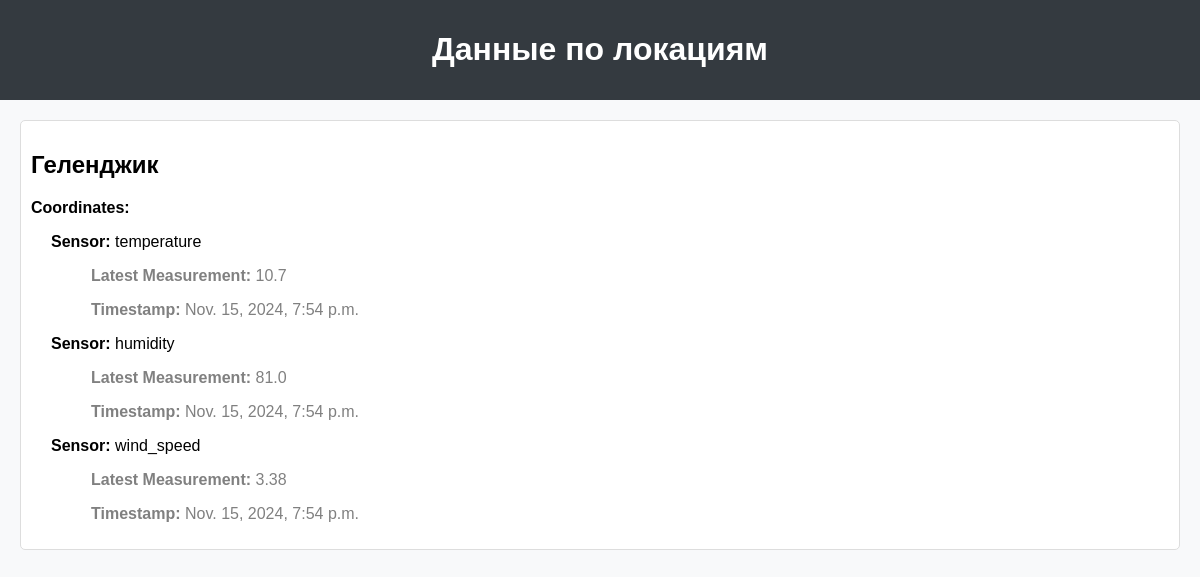
The page / on the database its author committed.
### data_collection/models.py (models this page shows, shortened)
class Location(models.Model):
    lat_validator = RegexValidator(
        regex=r'^-?\d{1,2}\.\d+$',
        message="Latitude must be in the format like '44.5609447'."
    )
    lon_validator = RegexValidator(
        regex=r'^-?\d{1,3}\.\d+$',
        message="Longitude must be in the format like '44.5609447'."
    )
    name = models.CharField(max_length=255)
    lat = models.FloatField(validators=[lat_validator])
    lon = models.FloatField(validators=[lon_validator])
    description = models.TextField(blank=True)

class Sensor(models.Model):
    type_sensor_choices = [
        ('temperature', 'Temperature'),
        ('humidity', 'Humidity'),
        ('wind_speed', 'Wind_speed')
    ]
    type_sensor = models.CharField(max_length=20, choices=type_sensor_choices)
    location = models.ForeignKey(Location, on_delete=models.CASCADE)
    description = models.TextField(blank=True, null=True)

class Measurement(models.Model):
    sensor = models.ForeignKey(Sensor, on_delete=models.CASCADE)
    value = models.FloatField()
    timestamp = models.DateTimeField(auto_now_add=True)

### data_collection/views.py (the view)
# urls.py: path('', views.index, name='index_view'),
def index(request):
    locations = Location.objects.all()
    location_data = []
    for location in locations:
        sensors = Sensor.objects.filter(location=location)
        sensors_with_measurements = []
        for sensor in sensors:
            latest_measurement = Measurement.objects.filter(sensor=sensor).order_by('-timestamp').first()
            sensors_with_measurements.append({
                'sensor': sensor,
                'latest_measurement': latest_measurement
            })
        location_data.append({
            'location': location,
            'sensors_with_measurements': sensors_with_measurements
        })
    return render(request, 'index.html', {'location_data': location_data})

### data_collection/templates/index.html (shortened to what this page needs)
<!DOCTYPE html>
<html lang="en">
<head>
</head>
<body>
    <div class="header">
        <h1>Данные по локациям</h1>
    </div>
    <div class="content">
        {% for data in location_data %}
            <div class="location">
                <h2>{{ data.location.name }}</h2>
                <p><strong>Coordinates:</strong> {{ data.location.coordinates }}</p>
                {% for sensor_data in data.sensors_with_measurements %}
                    <div class="sensor">
                        <p><strong>Sensor:</strong> {{ sensor_data.sensor.type_sensor }}</p>
                        {% if sensor_data.latest_measurement %}
                            <div class="measurement">
                                <p><strong>Latest Measurement:</strong> {{ sensor_data.latest_measurement.value }}</p>
                                <p><strong>Timestamp:</strong> {{ sensor_data.latest_measurement.timestamp }}</p>
                            </div>
                        {% else %}
                            <p class="measurement">No measurements available.</p>
                        {% endif %}
                    </div>
                {% endfor %}
            </div>
        {% endfor %}
    </div>
</body>
</html>

### data_collection/templates/index.html (style rules this page uses)
body { font-family: Arial, sans-serif; background-color: #f8f9fa; margin: 0; padding: 0; }
.header { background-color: #343a40; color: white; padding: 10px 20px; text-align: center; }
.content { padding: 20px; }
.location { margin-bottom: 20px; padding: 10px; background-color: #ffffff; border: 1px solid #dddddd; border-radius: 5px; }
.sensor { margin-left: 20px; }
.measurement { margin-left: 40px; color: gray; }

### rows shown on the page
Location: location.name "Геленджик"
Sensor: sensor.type_sensor "temperature", latest_measurement.value "10.7", latest_measurement.timestamp "Nov. 15, 2024, 7:54 p.m."
Sensor: sensor.type_sensor "humidity", latest_measurement.value "81.0", latest_measurement.timestamp "Nov. 15, 2024, 7:54 p.m."
Sensor: sensor.type_sensor "wind_speed", latest_measurement.value "3.38", latest_measurement.timestamp "Nov. 15, 2024, 7:54 p.m."
